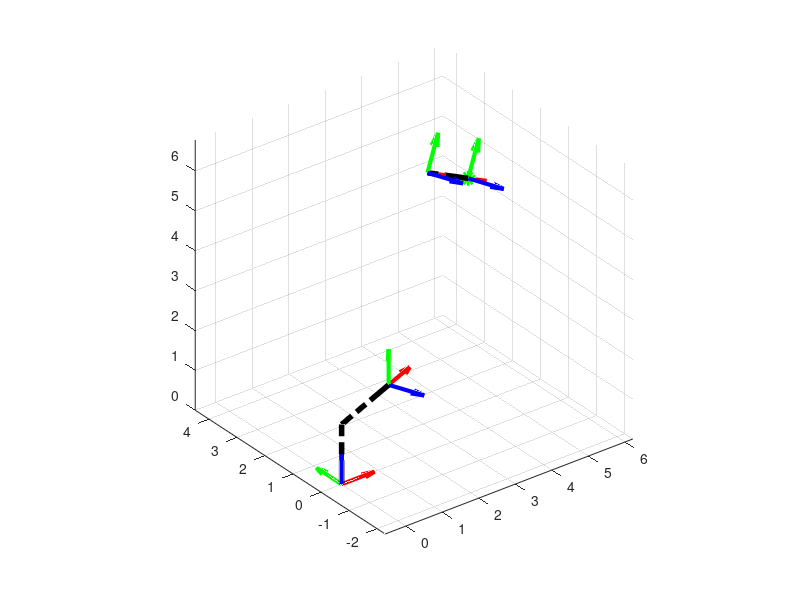

The MATLAB script that drew this image:
clc;
close all;

origin = [0 0 0 1]';

P = [5 2 5 1]';
l_5 = 2;
l_4 = 1;
l_3 = 2;
l_2 = 2;
l_1 = 1.5;

x_0 = [1 0 0 1]';
y_0 = [0 1 0 1]';
z_0 = [0 0 1 1]';

alpha = -30*pi/180;

theta_1 = atan2(P(2), P(1));

H_50 = [...
        cos(theta_1 ) -sin(theta_1 ) 0 P(1);...
        sin(theta_1 ) cos(theta_1 ) 0 P(2); ...
        0 0 1 P(3);...
        0 0 0 1];
H_50 = H_50 * [...
        1 0 0 0;...
        0 cos(pi/2) -sin(pi/2) 0;...
        0 sin(pi/2) cos(pi/2) 0;...
        0 0 0 1];
H_50 = H_50 * [...
        cos(alpha) -sin(alpha) 0 0;...
        sin(alpha) cos(alpha) 0 0; ...
        0 0 1 0;...
        0 0 0 1];

x_5 = H_50 * x_0;
y_5 = H_50 * y_0;
z_5 = H_50 * z_0;

DH_10 = [...
        cos(theta_1) -sin(theta_1)*cos(pi/2) sin(theta_1)*sin(pi/2) l_2*cos(theta_1); ...
        sin(theta_1) cos(theta_1)*cos(pi/2) -cos(theta_1)*sin(pi/2) l_2*sin(theta_1); ...
        0 sin(pi/2), cos(pi/2), l_1; ...
        0 0 0 1];

x_1 = DH_10 * x_0;
y_1 = DH_10 * y_0;
z_1 = DH_10 * z_0;
P_2 = DH_10 *origin;
P_1 = z_0*l_1;

x_4 = x_5 + l_5*(P-x_5);
y_4 = y_5 + l_5*(P-x_5);
z_4 = z_5 + l_5*(P-x_5);
P_4 = P + l_5*(P-x_5);

figure(2);
quiver3(origin(1), origin(2), origin(3), x_0(1)-origin(1), x_0(2)-origin(2), x_0(3)-origin(3), 'r', 'LineWidth', 3)
hold on
quiver3(origin(1), origin(2), origin(3), y_0(1)-origin(1), y_0(2)-origin(2), y_0(3)-origin(3), 'g', 'LineWidth', 3)
quiver3(origin(1), origin(2), origin(3), z_0(1)-origin(1), z_0(2)-origin(2), z_0(3)-origin(3), 'b', 'LineWidth', 3)

plot3(P(1), P(2), P(3) ,'og','LineWidth', 5)

quiver3(P_2(1), P_2(2), P_2(3), x_1(1)-P_2(1), x_1(2)-P_2(2), x_1(3)-P_2(3), 'r', 'LineWidth', 3)
quiver3(P_2(1), P_2(2), P_2(3), y_1(1)-P_2(1), y_1(2)-P_2(2), y_1(3)-P_2(3), 'g', 'LineWidth', 3)
quiver3(P_2(1), P_2(2), P_2(3), z_1(1)-P_2(1), z_1(2)-P_2(2), z_1(3)-P_2(3), 'b', 'LineWidth', 3)

plot3([origin(1)  P_1(1)], [origin(2)  P_1(2)], [origin(3)  P_1(3)], 'k-.','LineWidth', 4)
plot3([P_2(1)  P_1(1)], [P_2(2)  P_1(2)], [P_2(3)  P_1(3)], 'k-.','LineWidth', 4)
plot3([P(1)  P_4(1)], [P(2)  P_4(2)], [P(3)  P_4(3)], 'k-.','LineWidth', 4)

quiver3(P(1), P(2), P(3), x_5(1)-P(1), x_5(2)-P(2), x_5(3)-P(3), 'r', 'LineWidth', 3)
quiver3(P(1), P(2), P(3), y_5(1)-P(1), y_5(2)-P(2), y_5(3)-P(3), 'g', 'LineWidth', 3)
quiver3(P(1), P(2), P(3), z_5(1)-P(1), z_5(2)-P(2), z_5(3)-P(3), 'b', 'LineWidth', 3)


quiver3(P_4(1), P_4(2), P_4(3), x_4(1)-P_4(1), x_4(2)-P_4(2), x_4(3)-P_4(3), 'r', 'LineWidth', 3)
quiver3(P_4(1), P_4(2), P_4(3), y_4(1)-P_4(1), y_4(2)-P_4(2), y_4(3)-P_4(3), 'g', 'LineWidth', 3)
quiver3(P_4(1), P_4(2), P_4(3), z_4(1)-P_4(1), z_4(2)-P_4(2), z_4(3)-P_4(3), 'b', 'LineWidth', 3)

axis equal;
